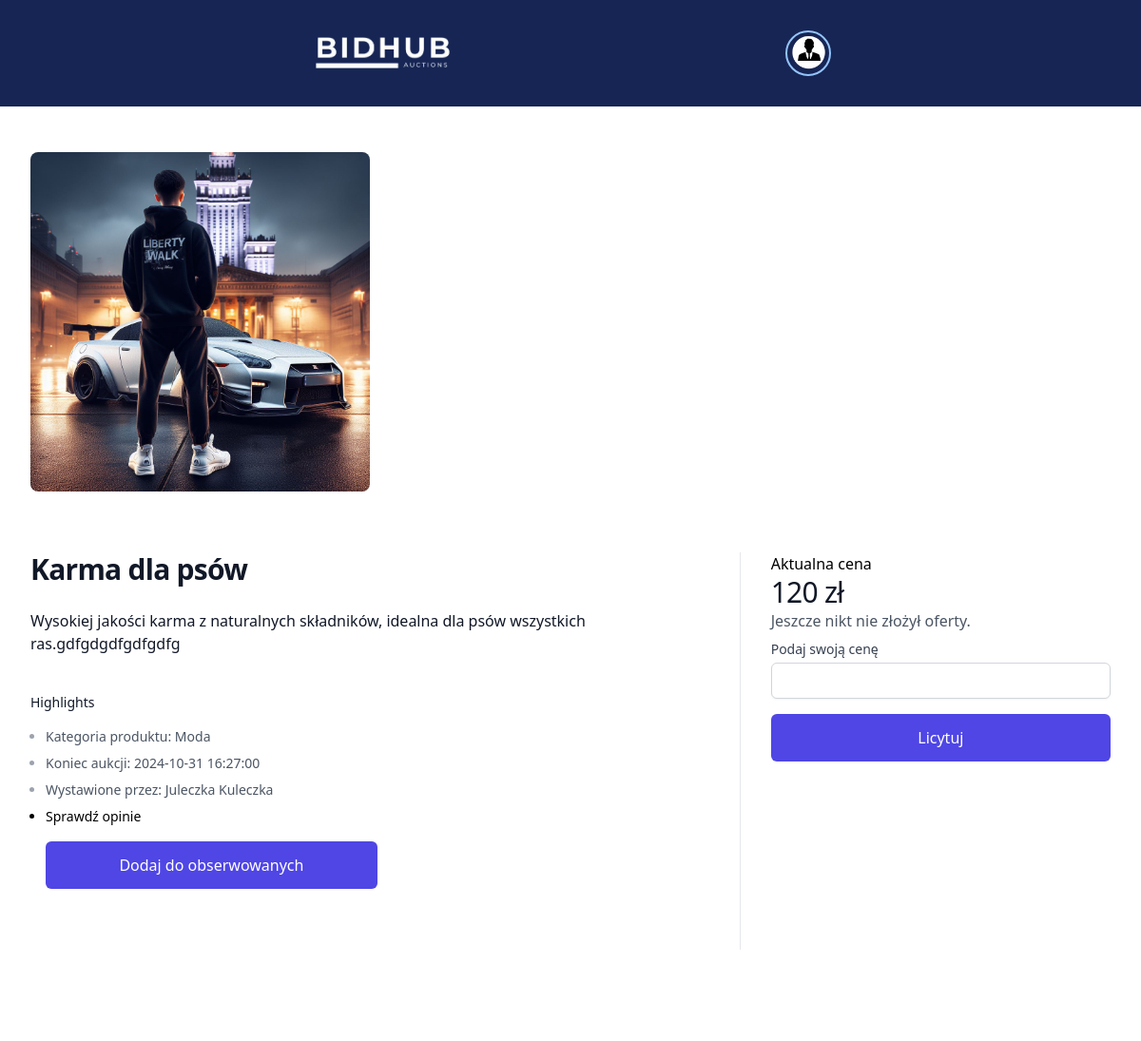
The page /dist/product_page.php?id_auction=45 on the database its author committed.
### tables this page shows
CREATE TABLE `auctions` (
  `id_auction` int(11) NOT NULL,
  `id_user` int(11) NOT NULL,
  `id_category` int(11) NOT NULL,
  `title` varchar(50) NOT NULL,
  `description` varchar(1000) NOT NULL,
  `image` varchar(255) NOT NULL,
  `start_price` double NOT NULL,
  `end_time` datetime NOT NULL DEFAULT current_timestamp(),
  `highest_bidder_id` int(11) DEFAULT NULL,
  `status` varchar(50) NOT NULL DEFAULT 'active'
);

CREATE TABLE `categories` (
  `id_category` int(11) NOT NULL,
  `category_name` varchar(100) NOT NULL
);

CREATE TABLE `users` (
  `id_user` int(11) NOT NULL,
  `firstName` varchar(50) NOT NULL,
  `lastName` varchar(50) NOT NULL,
  `email` varchar(60) NOT NULL,
  `id_role` tinyint(4) NOT NULL DEFAULT 1,
  `pass` varchar(255) NOT NULL,
  `passwordrepeat` varchar(255) NOT NULL,
  `city` varchar(100) DEFAULT NULL,
  `street` varchar(100) DEFAULT NULL,
  `house_number` varchar(10) DEFAULT NULL,
  `postal_code` varchar(20) DEFAULT NULL,
  `phone_number` varchar(20) DEFAULT NULL,
  `profile_image` varchar(255) DEFAULT '../uploads/user-3331256_1280.png',
  `reset_token` varchar(255) DEFAULT NULL,
  `token_expiry` datetime DEFAULT NULL,
  `bank_account_number` varchar(34) DEFAULT NULL
);

### dist/product_page.php (the view, shortened to what this page needs)
<?php
include_once "../scripts/connect.php";
$id_auction = (int)$_GET['id_auction'];
$sql = "SELECT a.*, c.category_name,
        u.firstName AS owner_first_name, u.lastName AS owner_last_name,
        hb.firstName AS highest_bidder_first_name, hb.lastName AS highest_bidder_last_name
        FROM auctions a
        JOIN categories c ON a.id_category = c.id_category
        JOIN users u ON a.id_user = u.id_user
        LEFT JOIN users hb ON a.highest_bidder_id = hb.id_user
        WHERE a.id_auction = :id_auction";
$stmt = $conn->prepare($sql);
$stmt->execute(['id_auction' => $id_auction]);
$auction = $stmt->fetch(PDO::FETCH_ASSOC);
$currentUserId = $_SESSION['id_user'];
$favSql = "SELECT * FROM favorites WHERE id_user = :id_user AND id_auction = :id_auction";
$favStmt = $conn->prepare($favSql);
$favStmt->execute(['id_user' => $currentUserId, 'id_auction' => $id_auction]);
$isFavorited = $favStmt->fetch(PDO::FETCH_ASSOC) ? true : false;
?>
<!DOCTYPE html>
<html lang="en">
<head>
    <link rel="stylesheet" href="../src/output.css">
    <link href="https://cdn.jsdelivr.net/npm/tailwindcss@2.2.19/dist/tailwind.min.css" rel="stylesheet">
</head>
<body>
<header class="bg-blue-950">
    <div class="container w-4/5 m-auto bg-blue-950 flex justify-around p-8">
        <div><a href="loggin.php"><img src="/projekt/projekt/img/BidHub_logo_removebg_minimalized.png" alt="Błąd załadowania zdjęcia" width="150" height="150"></a></div>
        <div id="dropdownButton" class="text-black font-bold">
            <div onclick="myDropdown()" class="block w-12 h-12 rounded-full overflow-hidden border-2 border-blue-300 focus:outline-none focus:border-white">
            <img class="h-full w-full object-cover" src="<?php echo !empty($_SESSION['profile_image']) ? htmlspecialchars($_SESSION['profile_image']) : 'uploads/avatar-2388584_1280.png'; ?>" alt="">
            </div>
        </div>
    </div>
</header>
<div class="bg-white">
  <div class="pt-6">
    <div class="mx-auto mt-6 max-w-2xl sm:px-6 lg:grid lg:max-w-7xl lg:grid-cols-3 lg:gap-x-8 lg:px-8">
      <div class="hidden lg:grid lg:grid-cols-1 lg:gap-y-8">
        <div class="aspect-h-2 aspect-w-3 overflow-hidden rounded-lg">
            <img src="<?php echo htmlspecialchars($auction['image']); ?>" alt="<?php echo htmlspecialchars($auction['title']); ?>" class="h-full w-full object-cover object-center">
        </div>
      </div>
    </div>
    <div class="mx-auto max-w-2xl px-4 pb-16 pt-10 sm:px-6 lg:grid lg:max-w-7xl lg:grid-cols-3 lg:grid-rows-[auto,auto,1fr] lg:gap-x-8 lg:px-8 lg:pb-24 lg:pt-16">
      <div class="lg:col-span-2 lg:border-r lg:border-gray-200 lg:pr-8">
        <h1 class="text-2xl font-bold tracking-tight text-gray-900 sm:text-3xl"><?php echo htmlspecialchars($auction['title']); ?></h1>
      </div>
      <div class="mt-4 lg:row-span-3 lg:mt-0">
      <h2 class="">Aktualna cena</h2>
        <p class="text-3xl tracking-tight text-gray-900"><?php echo htmlspecialchars($auction['start_price']); ?> zł</p>
        <p class="text-base text-gray-600">
        <?php
        if ($auction['highest_bidder_id']) {
            echo "Aktualnie najwyższą ofertę złożył(a): " .
                 htmlspecialchars($auction['highest_bidder_first_name'] . ' ' . $auction['highest_bidder_last_name']);
        } else {
            echo "Jeszcze nikt nie złożył oferty.";
        }
        ?>
    </p>
        <form method="POST" action="">
            <label for="bid_amount" class="block text-sm font-medium text-gray-700 mt-2">Podaj swoją cenę</label>
            <input type="number" id="bid_amount" name="bid_amount" class="mt-1 block w-full px-3 py-2 border border-gray-300 rounded-md shadow-sm focus:ring-indigo-500 focus:border-indigo-500 sm:text-sm" step="1.00" required>
            <button type="submit" class="mt-4 flex w-full items-center justify-center rounded-md border border-transparent bg-indigo-600 px-8 py-3 text-base font-medium text-white hover:bg-indigo-700 focus:outline-none focus:ring-2 focus:ring-indigo-500 focus:ring-offset-2">Licytuj</button>
        </form>
     </div>
      <div class="py-10 lg:col-span-2 lg:col-start-1 lg:border-r lg:border-gray-200 lg:pb-16 lg:pr-8 lg:pt-6">
        <div>
          <div class="space-y-6">
            <p class="text-base text-gray-900"><?php echo nl2br(htmlspecialchars($auction['description'])); ?></p>
          </div>
        </div>
        <div class="mt-10">
    <h3 class="text-sm font-medium text-gray-900">Highlights</h3>
    <div class="mt-4">
        <ul role="list" class="list-disc space-y-2 pl-4 text-sm">
            <li class="text-gray-400"><span class="text-gray-600">Kategoria produktu: <?php echo htmlspecialchars($auction['category_name']); ?></span></li>
            <li class="text-gray-400"><span class="text-gray-600">Koniec aukcji: <?php echo htmlspecialchars($auction['end_time']); ?></span></li>
            <li class="text-gray-400"><span class="text-gray-600">Wystawione przez: <?php echo htmlspecialchars($auction['owner_first_name'] . ' ' . $auction['owner_last_name']); ?></span></li>
            <li class="text-black-400">
    <a href="seller_reviews.php?seller_id=<?php echo $auction['id_user']; ?>" class="button">Sprawdź opinie</a>
</li>
            <div class="mt-4 lg:row-span-3 lg:mt-0">
                <form method="POST" action="">
                    <button type="submit" name="favorite_action" value="<?php echo $isFavorited ? 'remove' : 'add'; ?>" class="mt-4 flex w-1/2 items-center justify-center rounded-md border border-transparent bg-indigo-600 px-8 py-3 text-base font-medium text-white hover:bg-indigo-700 focus:outline-none focus:ring-2 focus:ring-indigo-500 focus:ring-offset-2">
                        <?php echo $isFavorited ? 'Usuń z obserwowanych' : 'Dodaj do obserwowanych'; ?>
                    </button>
                </form>
            </div>
        </ul>
    </div>
</div>
      </div>
    </div>
  </div>
</div>
</body>
</html>

### rows shown on the page
auctions: image (picture), title "Karma dla psów", start_price "120", description "Wysokiej jakości karma z naturalnych składników, idealna dla psów wszystkich ras.gdfgdgdfgdfgdfg", id_category.category_name "Moda", end_time "2024-10-31 16:27:00", id_user.lastName "Juleczka Kuleczka"
